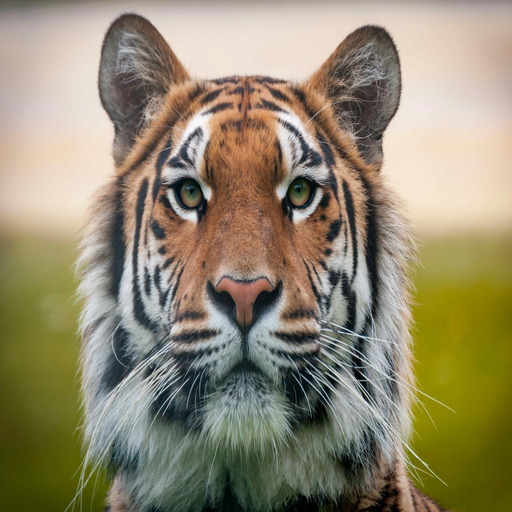
#> input picture TP_Compression2/08.png, 512 x 512 px
$ jupyter execute TP_compression_fin.ipynb
#> lines starting #> are read from the running program, lines starting #| are printed output that depends on the picture; long printed decimals are rounded
[cell 1]
import numpy as np
import cv2
from matplotlib import pyplot as plt

[cell 2]
# lecture de l'image et conversion en niveaux de gris
img = cv2.imread('08.png', cv2.IMREAD_GRAYSCALE)
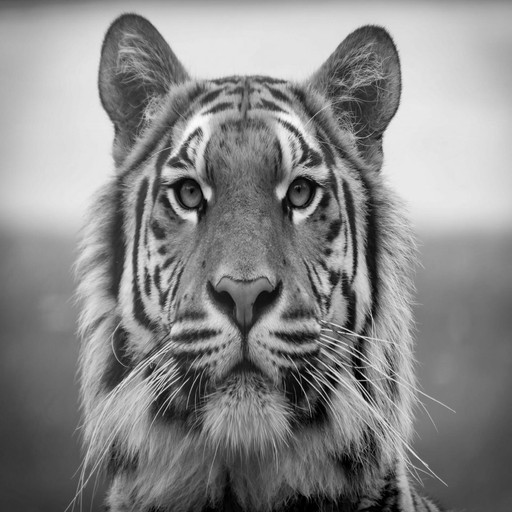
#> img: shape (512, 512); min 0, max 251, mean 136.7
hist_img, bin_edges_img = np.histogram(img,bins=256,range=(0,256))
#> hist_img = 256 values, max 4082 at index 227, min 0 at index 252, mean 1024; bin_edges_img = 257 values from 0 to 256

################# affichage #################
plt.figure()
plt.subplot(121)
plt.imshow(img, cmap='gray')
plt.title('Image originale')
plt.subplot(122)
plt.plot(hist_img)
plt.title('Histogramme de l\'image')
plt.show()
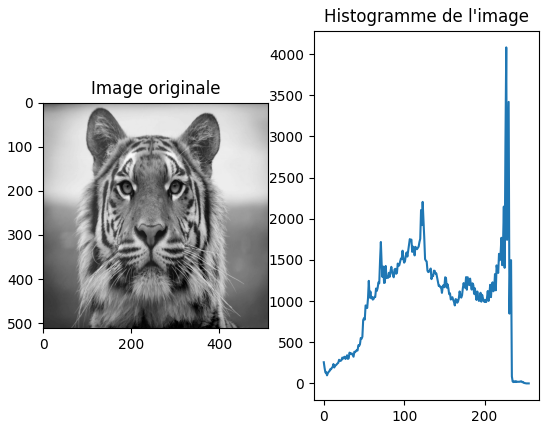
#> figure drawn by matplotlib, 2 panels; panel 2: curve peaks at x = 227, y = 4082

[cell 3]
# division de l'image en imagettes 8x8 pixels
n = 8
h, w = img.shape
#> h = 512; w = 512
blocs = [img[j:j+n, i:i+n] for j in range(0,h,n) for i in range(0,w,n)] # liste des imagettes
#> blocs = 4096 items

# calcul de la DCT de chaque imagette
T_blocs = [cv2.dct(np.float32(bloc)) for bloc in blocs] # liste des DCT
#> T_blocs = 4096 items

# reconstruction de l'image à partir des DCT
T = np.zeros((h, w), np.float32)
for i, bloc in enumerate(T_blocs):
    x = (i * n) % w
    y = (i * n) // w * n
    T[y:y+n, x:x+n] = bloc
#> this loop made 4096 passes
#> x on passes 1 to 3: 0, 8, 16
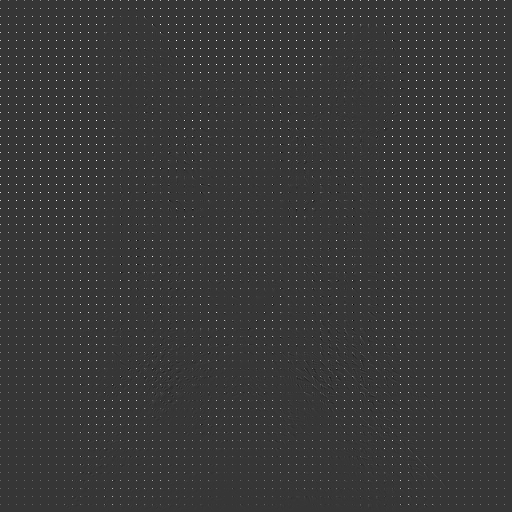
#> T: shape (512, 512) float32; min -521.2, max 1908.1, mean 17.1; drawn with min black and max white

T_log = np.log1p(np.abs(T))
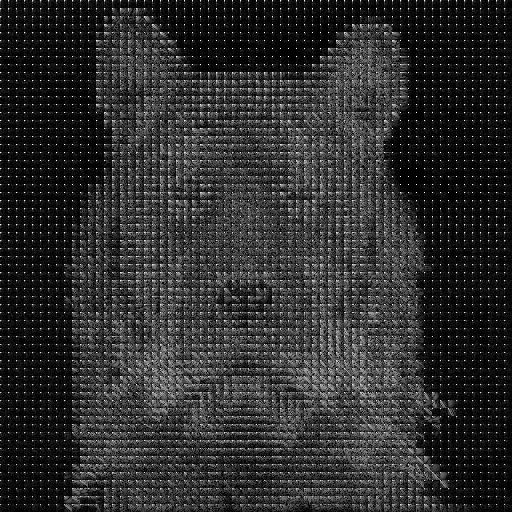
#> T_log: shape (512, 512) float32; min 0, max 7.55, mean 1.38; drawn with min black and max white

hist_dct, bin_edges_dct = np.histogram(T,bins=256)
#> hist_dct = 256 values, max 149162 at index 54, min 0 at index 2, mean 1024; bin_edges_dct = 257 values from -521.2 to 1908.1

################## affichage ##################
plt.figure(figsize=(10,5))
plt.subplot(121)
plt.imshow(T_log, cmap='gray')
plt.title('Image DCT')
plt.subplot(122)
plt.plot(bin_edges_dct[0:-1],hist_dct)
plt.xlim([-500,500])
plt.title('Histogramme DCT')
plt.show()
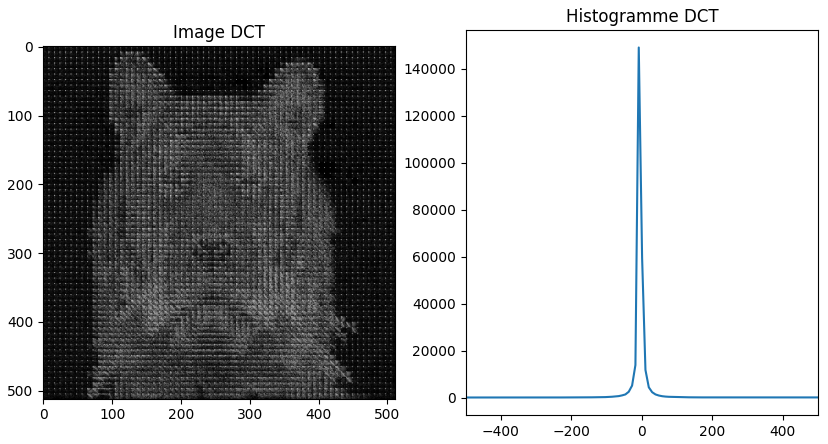
#> figure drawn by matplotlib, 2 panels; panel 2: curve peaks at x = -8.79, y = 149162

[cell 4]
# matrice de quantification JPEG

Z = np.array([[16, 11, 10, 16, 24, 40, 51, 61],
                [12, 12, 14, 19, 26, 58, 60, 55],
                [14, 13, 16, 24, 40, 57, 69, 56],
                [14, 17, 22, 29, 51, 87, 80, 62],
                [18, 22, 37, 56, 68, 109, 103, 77],
                [24, 35, 55, 64, 81, 104, 113, 92],
                [49, 64, 78, 87, 103, 121, 120, 101],
                [72, 92, 95, 98, 112, 100, 103, 99]])
Z = 2*Z
print(Z)

# DCT tronquée/quantifiée

x,y = T.shape
#> x = 512; y = 512

T_chap_blocs = [np.fix(bloc/Z) for bloc in T_blocs]
#> T_chap_blocs = 4096 items

T_chap = np.zeros((h, w), np.float32)

for i, bloc in enumerate(T_chap_blocs):
    x = (i * n) % w
    y = (i * n) // w * n
    T_chap[y:y+n, x:x+n] = bloc

T_chap_log = np.log1p(np.abs(T_chap))
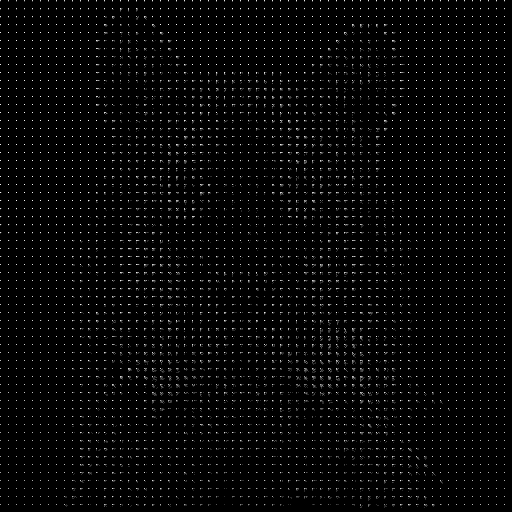
#> T_chap_log: shape (512, 512) float32; min 0, max 4.09, mean 0.0996; drawn with min black and max white
hist_T_chap, bin_edges_T_chap = np.histogram(T_chap,bins=256)
#> hist_T_chap = 256 values, max 246926 at index 71, min 0 at index 1, mean 1024; bin_edges_T_chap = 257 values from -23 to 59

############### affichage #################
plt.figure(figsize=(10,5))
plt.subplot(121)
plt.imshow(T_chap_log, cmap='gray')
plt.title('Image DCT quantifiée')
plt.subplot(122)
plt.plot(bin_edges_T_chap[0:-1],hist_T_chap)
plt.xlim([-500,500])
plt.title('Histogramme DCT quantifiée')
plt.show()
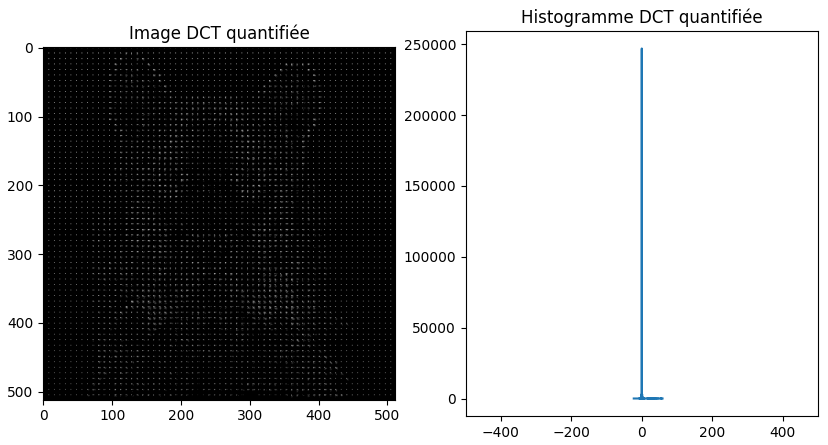
#> figure drawn by matplotlib, 2 panels; panel 2: curve peaks at x = -0.258, y = 246926

[cell 5]
# encodage JPEG

def generate_zigzag_indices(n):
#> called with n = 8
    indices = []
    for s in range(2 * n - 1):
        if s % 2 == 0:  # Parcours descendant
            for i in range(max(0, s - n + 1), min(n, s + 1)):
                indices.append((s - i, i))
        else:  # Parcours ascendant
            for i in range(max(0, s - n + 1), min(n, s + 1)):
                indices.append((i, s - i))
    return indices


zigzag_indices = generate_zigzag_indices(8)
zigzag_indices_flat = np.array([i * 8 + j for i, j in zigzag_indices])
#> zigzag_indices_flat = 64 values, max 63 at index 63, min 0 at index 0, mean 31.5
print(zigzag_indices_flat)
#| [ 0  1  8 16  9  2  3 10 17 24 32 25 18 11  4  5 12 19 26 33 40 48 41 34
#|  27 20 13  6  7 14 21 28 35 42 49 56 57 50 43 36 29 22 15 23 30 37 44 51
#|  58 59 52 45 38 31 39 46 53 60 61 54 47 55 62 63]


T_pos_blocs = [(bloc != 0).astype(int) for bloc in T_chap_blocs]    # liste des matrices de positions (1 si != 0, 0 sinon)
#> T_pos_blocs = 4096 items
T_pos_zigzag_blocs = [bloc.flatten()[zigzag_indices_flat] for bloc in T_pos_blocs]   # liste des matrices de position en zigzag
#> T_pos_zigzag_blocs = 4096 items
T_val_zigzag_blocs = [bloc.flatten()[zigzag_indices_flat] for bloc in T_chap_blocs]  # liste des matrices de valeurs en zigzag
#> T_val_zigzag_blocs = 4096 items
T_val_blocs = [bloc[bloc != 0] for bloc in T_val_zigzag_blocs]      # liste des matrices de valeurs non nulles
#> T_val_blocs = 4096 items, first 6: [23, -1], [23, -2], [24, -2], [24, -2], [26, -2], [27, -3]

print(T_pos_zigzag_blocs[0])
#| [1 0 1 0 0 0 0 0 0 0 0 0 0 0 0 0 0 0 0 0 0 0 0 0 0 0 0 0 0 0 0 0 0 0 0 0 0
#|  0 0 0 0 0 0 0 0 0 0 0 0 0 0 0 0 0 0 0 0 0 0 0 0 0 0 0]
print(T_pos_blocs[0])
#| [[1 0 0 0 0 0 0 0]
#|  [1 0 0 0 0 0 0 0]
#|  [0 0 0 0 0 0 0 0]
#|  [0 0 0 0 0 0 0 0]
#|  [0 0 0 0 0 0 0 0]
#|  [0 0 0 0 0 0 0 0]
#|  [0 0 0 0 0 0 0 0]
#|  [0 0 0 0 0 0 0 0]]

[cell 6]
def min_bits_to_code(values):
    """
    Retourne le nombre de bits minimum nécessaires pour coder tous les nombres dans la liste,
    en tenant compte des nombres négatifs et positifs.
    """

    # Convertir les valeurs en entiers Python pour pouvoir utiliser bit_length()
    int_values = map(int, values)
    # Trouver la valeur absolue maximale
    max_value = max(map(abs, int_values))
    num_bits = max_value.bit_length()

    # Si la liste contient des nombres négatifs, ajouter 1 bit pour le signe
    if any(val < 0 for val in values):
        num_bits += 1

    return num_bits

[cell 7]
# Calcul de la mémoire

# Taille d'un élément de T_pos_zigzag_blocs
taille_T_pos_zigzag_blocs = 0
for bloc in T_pos_zigzag_blocs:
    taille_T_pos_zigzag_blocs += len(bloc)
#> this loop made 4096 passes
#> taille_T_pos_zigzag_blocs on passes 1 to 3: 64, 128, 192
#> after the loop, taille_T_pos_zigzag_blocs = 262144

# Taille d'un élément de T_val_blocs
taille_T_val_blocs = 0
for bloc in T_val_blocs:
    # min_bits = min_bits_to_code(bloc)
    # taille_T_val_blocs += min_bits * len(bloc)
    taille_T_val_blocs += 8 * len(bloc)
#> this loop made 4096 passes
#> (bloc, taille_T_val_blocs) on passes 1 to 3: ([23, -1], 16), ([23, -2], 32), ([24, -2], 48)
#> after the loop, taille_T_val_blocs = 121744

# Taille totale
taille_totale = taille_T_pos_zigzag_blocs + taille_T_val_blocs
#> taille_totale = 383888

# Taux de compression
compression_ratio = (h*w*8) / taille_totale
#> compression_ratio = 5.46

#################### affichage ####################
print("Taille totale : ", taille_totale)
#| Taille totale :  383888
print("Taille initiale : ", h*w*8)
#| Taille initiale :  2097152
print("Taux de compression : ", round(compression_ratio,2))
#| Taux de compression :  5.46

[cell 8]
# Reconstruction de l'image à partir de T_chap (on fait l'inverse de ce qu'on a fait plus haut)

def reconstruct_val(position_vector, value_vector):
    """Reconstruit un vecteur 1D à partir des vecteurs de positions zigzag et de valeurs."""
    # Initialiser un vecteur vide de la taille de position_vector
    val = np.zeros(len(position_vector), dtype=int)

    value_index = 0
    for i in range(len(position_vector)):
        if position_vector[i] == 1:
            val[i] = value_vector[value_index]
            value_index += 1
    return val


def inverse_zigzag_order(vector):
    zigzag_indices = generate_zigzag_indices(8)
    zigzag_indices_flat = np.array([i * 8 + j for i, j in zigzag_indices])

    matrix = np.zeros(64, dtype=int)
    for i in range(64):
        matrix[zigzag_indices_flat[i]] = vector[i]

    return matrix.reshape((8, 8))

# Reconstruction des blocs de valeurs et de positions
T_val_zigzag_blocs_reconstruit = [reconstruct_val(pos, val) for pos, val in zip(T_pos_zigzag_blocs, T_val_blocs)]
#> T_val_zigzag_blocs_reconstruit = 4096 items
T_chap_blocs_reconstruit = [inverse_zigzag_order(bloc) for bloc in T_val_zigzag_blocs_reconstruit]
#> T_chap_blocs_reconstruit = 4096 items

print(np.array_equal(T_chap_blocs_reconstruit, T_chap_blocs))
#| True


T_reconstruit = [bloc*Z for bloc in T_chap_blocs_reconstruit]
#> T_reconstruit = 4096 items
T_reconstruit_img = [cv2.idct(np.float32(bloc)) for bloc in T_reconstruit]
#> T_reconstruit_img = 4096 items

img_reconstruit = np.zeros((h, w), np.float32)
for i, bloc in enumerate(T_reconstruit_img):
    x = (i * n) % w
    y = (i * n) // w * n
    img_reconstruit[y:y+n, x:x+n] = bloc
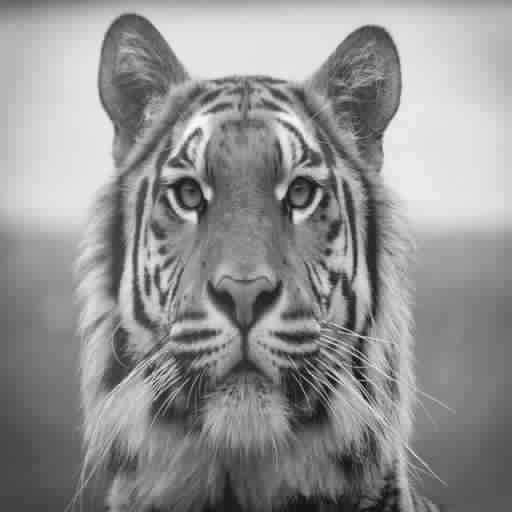
#> img_reconstruit: shape (512, 512) float32; min -26.35, max 254, mean 134.7; drawn with min black and max white

#################### affichage ####################
plt.figure()
plt.subplot(121)
plt.imshow(img_reconstruit, cmap='gray')
plt.title('Image reconstruite')
plt.subplot(122)
plt.imshow(img, cmap='gray')
plt.title('Image originale')
plt.show()

[cell 9]
# Qualité de l'image reconstruite
mse = np.mean((img - img_reconstruit) ** 2)
#> mse = 85.26
PSNR = 10 * np.log10(255**2 / mse)
#> PSNR = 28.82

print("PSNR : ", PSNR)
#| PSNR :  28.824

[cell 10]
# codage des valeurs non nulles par plage

def run_length_encoding(X,n_bit):

#> called with X = array of shape (64,), n_bit = 3
    if len(X) == 0:
        return []

    maximum = 0
    for i in range(n_bit):
        maximum+=2**i
    # Liste pour stocker les paires (valeur, longueur)
    encoded = []

    # Initialisation des variables
    current_value = X[0]
    count = 1
    value = 0

    # si la première valeur est 1, on ajoute un 0 pour le codage
    if current_value == 0:
        value = 1
        encoded.append(0)

    # Parcours du vecteur à partir du deuxième élément
    for i in range(1, len(X)):
        if count==maximum:
            encoded.append(count)
            current_value = X[i]  # Changer de valeur
            if current_value!=value :
                encoded.append(0)
                if value == 1 :
                    value = 0
                else :
                    value = 1
            if value == 1 :
                value = 0
            else :
                value = 1
            count = 0
        if X[i] == current_value:
            count += 1  # Si la valeur est identique, on augmente le compteur
        else:
            encoded.append(count)
            current_value = X[i]  # Changer de valeur
            if current_value!=value :
                encoded.append(0)
                if value == 1 :
                    value = 0
                else :
                    value = 1
            if value == 1 :
                value = 0
            else :
                value = 1
            count = 1  # Réinitialiser le compteur

    # Ajouter la dernière plage
    encoded.append(count)

    return encoded

# codage des valeurs non nulles par plage
codage = [run_length_encoding(bloc, 3) for bloc in T_pos_zigzag_blocs]
#> codage = 4096 items
# codage = run_length_encoding(T_pos_zigzag_blocs[0], 3)
print(T_pos_zigzag_blocs[0])
#| [1 0 1 0 0 0 0 0 0 0 0 0 0 0 0 0 0 0 0 0 0 0 0 0 0 0 0 0 0 0 0 0 0 0 0 0 0
#|  0 0 0 0 0 0 0 0 0 0 0 0 0 0 0 0 0 0 0 0 0 0 0 0 0 0 0]
print(codage[0])
#| [1, 1, 1, 7, 0, 7, 0, 7, 0, 7, 0, 7, 0, 7, 0, 7, 0, 7, 0, 5]

[cell 11]
# Calcul de la mémoire avec le codage par plage

# Taille d'un élément de T_pos_zigzag_blocs
taille_T_pos_codage_blocs = 0
for bloc in codage:
    taille_T_pos_codage_blocs += 3*len(bloc)
#> this loop made 4096 passes
#> taille_T_pos_codage_blocs on passes 1 to 3: 60, 120, 180
#> after the loop, taille_T_pos_codage_blocs = 236484

# Taille totale
taille_totale_codage = taille_T_pos_codage_blocs + taille_T_val_blocs
#> taille_totale_codage = 358228

# Taux de compression
compression_ratio_codage = (h*w*8) / taille_totale_codage
#> compression_ratio_codage = 5.85

############## affichage ##############
print("Taille totale : ", taille_totale_codage)
#| Taille totale :  358228
print("Taille initiale : ", h*w*8)
#| Taille initiale :  2097152
print("Taux de compression : ", round(compression_ratio_codage,2))
#| Taux de compression :  5.85

[cell 12]
# Optimisation
# On veut diminuer la valeur maximale de la liste des valeurs non nulles pour diminuer la taille de la liste des positions
# La valeur maximale se situe toujours en premier dans la liste des valeurs non nulles
# En parcourant les blocs, on va prendre pour le premier bloc la valeur de base
# Pour les blocs suivants, on va prendre la valeur de base - la valeur du bloc précédent

T_val_opt = [bloc.copy() for bloc in T_val_blocs]
#> T_val_opt has the same summary as T_val_blocs
print((T_val_blocs[1]))
#| [23. -2.]

previous = 0

for i in range(0,len(T_val_opt)):
    # print(i)
    if len(T_val_opt[i])!=0:
        new = T_val_opt[i][0] - previous
        previous = T_val_opt[i][0]
        T_val_opt[i][0] = new
    else :
        new = 0 - previous
        previous = 0
        T_val_opt[i] = [- previous]
#> this loop made 4096 passes
#> (new, previous) on passes 1 to 12: (23, 23), (0, 23), (1, 24), (0, 24), (2, 26), (1, 27), (2, 29), (1, 30), (1, 31), (1, 32), (1, 33), (2, 35)


# Calcul de la mémoire avec codage par plage et optimisation

# Taille d'un élément de T_val_opt
taille_T_val_opt = 0

for bloc in T_val_opt:
    min_bits = min_bits_to_code(bloc)
    taille_T_val_opt += min_bits * len(bloc)
#> this loop made 4096 passes
#> bloc on passes 1 to 3: [23, -1], [0, -2], [1, -2]

# Taille totale
taille_totale_opt = taille_T_pos_codage_blocs + taille_T_val_opt

# Taux de compression
compression_ratio_opt = (h*w*8) / taille_totale_opt

############## affichage ##############
print("Taille totale : ", taille_totale_opt)
#| Taille totale :  298247
print("Taille initiale : ", h*w*8)
#| Taille initiale :  2097152
print("Taux de compression : ", round(compression_ratio_opt,2))
#| Taux de compression :  7.03
